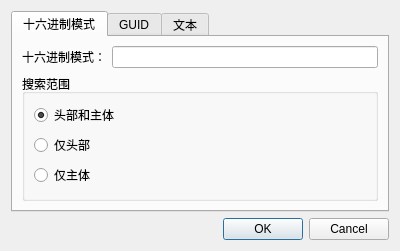
<?xml version="1.0" encoding="UTF-8"?>
<ui version="4.0">
 <class>SearchDialog</class>
 <widget class="QDialog" name="SearchDialog">
  <property name="geometry">
   <rect>
    <x>0</x>
    <y>0</y>
    <width>400</width>
    <height>218</height>
   </rect>
  </property>
  <property name="windowTitle">
   <string>搜索</string>
  </property>
  <property name="modal">
   <bool>false</bool>
  </property>
  <layout class="QVBoxLayout" name="verticalLayout">
   <item>
    <widget class="QTabWidget" name="tabWidget">
     <property name="currentIndex">
      <number>0</number>
     </property>
     <widget class="QWidget" name="hexTab">
      <attribute name="title">
        <string>十六进制模式</string>
       </attribute>
      <layout class="QGridLayout" name="gridLayout_2">
       <item row="0" column="0">
        <widget class="QLabel" name="hexLabel">
         <property name="text">
          <string>十六进制模式：</string>
         </property>
        </widget>
       </item>
       <item row="0" column="1">
        <widget class="HexLineEdit" name="hexEdit">
         <property name="editAsGuid">
          <bool>false</bool>
         </property>
         <property name="inputMask">
          <string/>
         </property>
        </widget>
       </item>
       <item row="1" column="0" colspan="2">
        <widget class="QGroupBox" name="hexGroupBox">
         <property name="title">
          <string>搜索范围</string>
         </property>
         <layout class="QVBoxLayout" name="verticalLayout_3">
          <item>
           <widget class="QRadioButton" name="hexScopeFullRadioButton">
            <property name="text">
             <string>头部和主体</string>
            </property>
            <property name="checked">
             <bool>true</bool>
            </property>
           </widget>
          </item>
          <item>
           <widget class="QRadioButton" name="hexScopeHeaderRadioButton">
            <property name="text">
             <string>仅头部</string>
            </property>
           </widget>
          </item>
          <item>
           <widget class="QRadioButton" name="hexScopeBodyRadioButton">
            <property name="text">
             <string>仅主体</string>
            </property>
           </widget>
          </item>
         </layout>
        </widget>
       </item>
      </layout>
     </widget>
     <widget class="QWidget" name="guidTab">
      <attribute name="title">
       <string>GUID</string>
      </attribute>
      <layout class="QGridLayout" name="gridLayout">
       <item row="0" column="0">
        <widget class="QLabel" name="guidLabel">
         <property name="text">
          <string>GUID：</string>
         </property>
        </widget>
       </item>
       <item row="0" column="1">
        <widget class="HexLineEdit" name="guidEdit">
         <property name="editAsGuid">
          <bool>true</bool>
         </property>
         <property name="inputMask">
          <string>xxxxxxxx-xxxx-xxxx-xxxx-xxxxxxxxxxxx</string>
         </property>
         <property name="text">
          <string>........-....-....-....-............</string>
         </property>
        </widget>
       </item>
       <item row="1" column="0" colspan="2">
        <widget class="QGroupBox" name="guidGroupBox">
         <property name="title">
          <string>搜索范围</string>
         </property>
         <layout class="QVBoxLayout" name="verticalLayout_5">
          <item>
           <widget class="QRadioButton" name="guidScopeFullRadioButton">
            <property name="text">
             <string>头部和主体</string>
            </property>
            <property name="checked">
             <bool>false</bool>
            </property>
           </widget>
          </item>
          <item>
           <widget class="QRadioButton" name="guidScopeHeaderRadioButton">
            <property name="text">
             <string>仅头部</string>
            </property>
            <property name="checked">
             <bool>true</bool>
            </property>
           </widget>
          </item>
          <item>
           <widget class="QRadioButton" name="guidScopeBodyRadioButton">
            <property name="text">
             <string>仅主体</string>
            </property>
           </widget>
          </item>
         </layout>
        </widget>
       </item>
      </layout>
     </widget>
     <widget class="QWidget" name="textTab">
      <attribute name="title">
        <string>文本</string>
       </attribute>
      <layout class="QGridLayout" name="gridLayout_3">
       <item row="0" column="0">
        <widget class="QLabel" name="textLabel">
         <property name="sizePolicy">
          <sizepolicy hsizetype="Fixed" vsizetype="Preferred">
           <horstretch>0</horstretch>
           <verstretch>0</verstretch>
          </sizepolicy>
         </property>
         <property name="text">
          <string>文本：</string>
         </property>
        </widget>
       </item>
       <item row="0" column="1" colspan="2">
        <widget class="QLineEdit" name="textEdit">
         <property name="sizePolicy">
          <sizepolicy hsizetype="Expanding" vsizetype="Fixed">
           <horstretch>0</horstretch>
           <verstretch>0</verstretch>
          </sizepolicy>
         </property>
        </widget>
       </item>
       <item row="1" column="0" colspan="2">
        <widget class="QGroupBox" name="hexGroupBox_2">
         <property name="title">
          <string>搜索范围</string>
         </property>
         <layout class="QVBoxLayout" name="verticalLayout_4">
          <item>
           <widget class="QRadioButton" name="textScopeFullRadioButton">
            <property name="text">
             <string>头部和主体</string>
            </property>
            <property name="checked">
             <bool>true</bool>
            </property>
           </widget>
          </item>
          <item>
           <widget class="QRadioButton" name="textScopeHeaderRadioButton">
            <property name="text">
             <string>仅头部</string>
            </property>
           </widget>
          </item>
          <item>
           <widget class="QRadioButton" name="textScopeBodyRadioButton">
            <property name="text">
             <string>仅主体</string>
            </property>
           </widget>
          </item>
         </layout>
        </widget>
       </item>
       <item row="1" column="2">
        <widget class="QGroupBox" name="textGroupBox">
         <property name="title">
          <string>文本搜索选项</string>
         </property>
         <layout class="QVBoxLayout" name="verticalLayout_2">
          <item>
           <widget class="QCheckBox" name="textUnicodeCheckBox">
            <property name="text">
             <string>Unicode</string>
            </property>
            <property name="checked">
             <bool>true</bool>
            </property>
           </widget>
          </item>
          <item>
           <widget class="QCheckBox" name="textCaseSensitiveCheckBox">
            <property name="text">
             <string>区分大小写</string>
            </property>
           </widget>
          </item>
         </layout>
        </widget>
       </item>
      </layout>
     </widget>
    </widget>
   </item>
   <item>
    <widget class="QDialogButtonBox" name="buttonBox">
     <property name="orientation">
      <enum>Qt::Horizontal</enum>
     </property>
     <property name="standardButtons">
      <set>QDialogButtonBox::Cancel|QDialogButtonBox::Ok</set>
     </property>
    </widget>
   </item>
  </layout>
 </widget>
 <customwidgets>
  <customwidget>
   <class>HexLineEdit</class>
   <extends>QLineEdit</extends>
   <header>hexlineedit.h</header>
  </customwidget>
 </customwidgets>
 <tabstops>
  <tabstop>tabWidget</tabstop>
  <tabstop>hexEdit</tabstop>
  <tabstop>hexScopeFullRadioButton</tabstop>
  <tabstop>hexScopeHeaderRadioButton</tabstop>
  <tabstop>hexScopeBodyRadioButton</tabstop>
  <tabstop>buttonBox</tabstop>
  <tabstop>textEdit</tabstop>
  <tabstop>textUnicodeCheckBox</tabstop>
  <tabstop>textCaseSensitiveCheckBox</tabstop>
 </tabstops>
 <resources/>
 <connections>
  <connection>
   <sender>buttonBox</sender>
   <signal>accepted()</signal>
   <receiver>SearchDialog</receiver>
   <slot>accept()</slot>
   <hints>
    <hint type="sourcelabel">
     <x>182</x>
     <y>185</y>
    </hint>
    <hint type="destinationlabel">
     <x>157</x>
     <y>194</y>
    </hint>
   </hints>
  </connection>
  <connection>
   <sender>buttonBox</sender>
   <signal>rejected()</signal>
   <receiver>SearchDialog</receiver>
   <slot>reject()</slot>
   <hints>
    <hint type="sourcelabel">
     <x>182</x>
     <y>185</y>
    </hint>
    <hint type="destinationlabel">
     <x>286</x>
     <y>194</y>
    </hint>
   </hints>
  </connection>
 </connections>
</ui>
